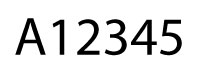
%> input picture Images/car-plate (5).jpg, 200 x 75 px
$ octave ImageProcessing.m   (GNU Octave 9; MATLAB toolbox functions it lacks are replaced by stand-ins)
%> lines starting %> are read from the running program, lines starting %| are printed output that depends on the picture; in (x1, y1, x2, y2) boxes, pixels count from 0 and x2, y2 are one past the last pixel; in counts of white or black regions, pixels touching at a corner belong together; the program's own positions count from 1
%%Load image of the license plate...
I = imread('Images/car-plate (5).jpg');
%> I is the input picture: size 75x200x3 uint8; min 0, max 255, mean 225
imshow(I);

%%
Igray = rgb2gray(I);
imshow(Igray);

%%
se = strel('disk',12);
tophatFiltered = imtophat(Igray,se);
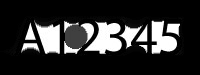
%> tophatFiltered: size 75x200 uint8; min 0, max 255, mean 46.5
contrastAdjusted = imadjust(tophatFiltered);
imshow(contrastAdjusted);

%%
Ibw = im2bw(Igray,graythresh(Igray));
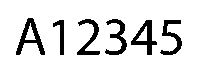
%> Ibw: size 75x200 logical; 88.1% white; 6 black regions, box (x1, y1, x2, y2) and area: (16, 18, 45, 55) 377, (131, 20, 157, 55) 340, (105, 19, 127, 55) 302, (77, 19, 100, 55) 297, (160, 20, 182, 55) 293, (53, 20, 64, 55) 169
imshow(Ibw);

%%
Iedge = edge(Ibw);
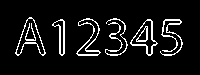
%> Iedge: size 75x200 logical; 8.2% white in thin lines or dots, all inside (x1, y1, x2, y2) = (15, 17, 183, 56)
imshow(Iedge);

%%
se = strel('square',2);
Iedge2 = imdilate(Iedge, se);
%> Iedge2: size 75x200 logical; 15% white; 6 white regions, box (x1, y1, x2, y2) and area: (15, 17, 47, 57) 435, (130, 19, 159, 57) 406, (160, 19, 184, 57) 396, (76, 18, 102, 57) 390, (105, 18, 129, 57) 376, (52, 19, 66, 57) 248
imshow(Iedge2);

%%
Ifill= imfill(Iedge2,'holes');
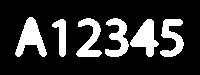
%> Ifill: size 75x200 logical; 19.8% white; 6 white regions
imshow(Ifill);

%%
[Ilabel, num] = bwlabel(Ifill);
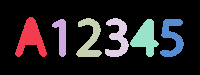
%> Ilabel: size 75x200 double; 7 distinct labels, from 0 to 6; one colour per label, 0 black
%> num = 6
Iprops = regionprops(Ilabel);
%> Iprops = 6 regions; box (x1, y1, x2, y2), Area and Centroid: (15, 17, 47, 57) 630 [31.5 38.8], (130, 19, 159, 57) 572 [146.3 38.5], (76, 18, 102, 57) 495 [90.5 39.8], (160, 19, 184, 57) 492 [172.8 37.8], (105, 18, 129, 57) 491 [118.6 38.6], (52, 19, 66, 57) 295 [62.1 36.6]
Ibox = [Iprops.BoundingBox];
%> Ibox = 24 values, max 160.5 at index 21, min 14 at index 7, mean 43.12
Ibox = reshape(Ibox,[4 num]);
%> Ibox = [15.5 52.5 76.5 105.5 130.5 160.5; 17.5 19.5 18.5 18.5 19.5 19.5; 32 14 26 24 29 24; 40 38 39 39 38 38]
for cnt = 1:num
    rectangle('position',Ibox(:,cnt),'edgecolor','r');
end
%> this loop made 6 passes
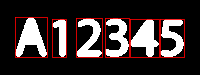
%> figure redrawn from the program's plot data
% figure, imshow(Ibox);
% k = ocr(Ibox);

%%
for j = 1:num
    [row, col] = find(Ilabel == j);
    len = max(row) - min(row) + 2;
    brdth = max(col) - min(col) + 2;
    target = uint8(zeros(len, brdth));
    sy = min(col) - 1;
    sx = min(row) - 1;
    for i = 1:size(row, 1)
        x = row(i,1) - sx;
        y = col(i,1) - sy;
        target(x,y) = I(row(i,1), col(i,1));
    end
    %%figure, imshow(target);
    imshow(target);
%> (the run ends here)

$ run again, with Images/car-plate (3).jpg copied over Images/car-plate (5).jpg
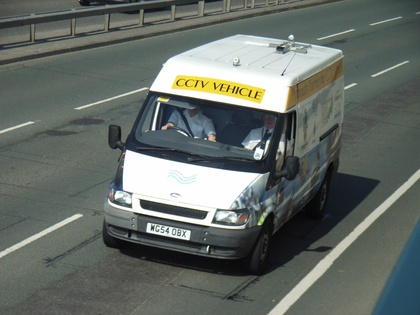
%> input picture Images/car-plate (3).jpg, 420 x 315 px, shrunk from 2560 x 1920 before the run
%> I is the input picture: size 315x420x3 uint8; mean R, G, B 101.3, 108.4, 102.9
%> Ibw: size 315x420 logical; 13.9% white; 51 white regions (32 under 20 px), largest, box (x1, y1, x2, y2) and area: (74, 34, 342, 113) 8587, (108, 150, 265, 229) 6241, (268, 169, 420, 315) 1676
%> Iedge: size 315x420 logical; 3.4% white in thin lines or dots
%> Iedge2: size 315x420 logical; 6.6% white; 39 white regions (6 under 20 px), largest, box (x1, y1, x2, y2) and area: (73, 34, 344, 115) 1990, (107, 149, 269, 231) 1803, (268, 169, 420, 315) 535
%> Ifill: size 315x420 logical; 16.7% white; 29 white regions (5 under 20 px)
%> Ilabel: size 315x420 double; 30 distinct labels, from 0 to 29
%> num = 29
%> Iprops = 29 regions; largest, box (x1, y1, x2, y2), Area and Centroid: (73, 34, 344, 115) 9974 [239.1 72.8], (107, 149, 269, 231) 8035 [185.1 192], (145, 222, 192, 242) 579 [169.4 232.4], (268, 169, 420, 315) 535 [344.1 242], (283, 177, 420, 315) 531 [350.9 246.8]
%> `Ibox = [Iprops.BoundingBox];`: Ibox = 116 values, max 372.5 at index 113, min 0.5 at index 1, mean 106.3
%> `Ibox = reshape(Ibox,[4 num]);`: Ibox = 29 columns, first 8: [0.5 0.5 73.5 107.5 132.5 132.5 144.5 145.5; 121.5 213.5 34.5 149.5 218.5 224.5 129.5 222.5; 36 84 271 162 4 4 6 47; 14 46 81 82 4 4 5 20]
%> the loop `for cnt = 1:num` made 29 passes
%> after the loop `for cnt = 1:num`:
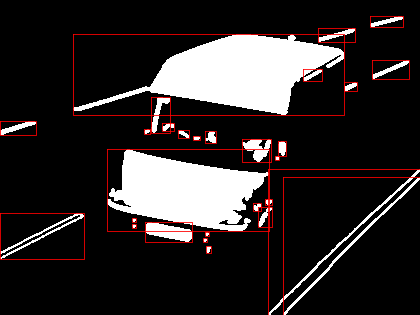
%> figure redrawn from the program's plot data
